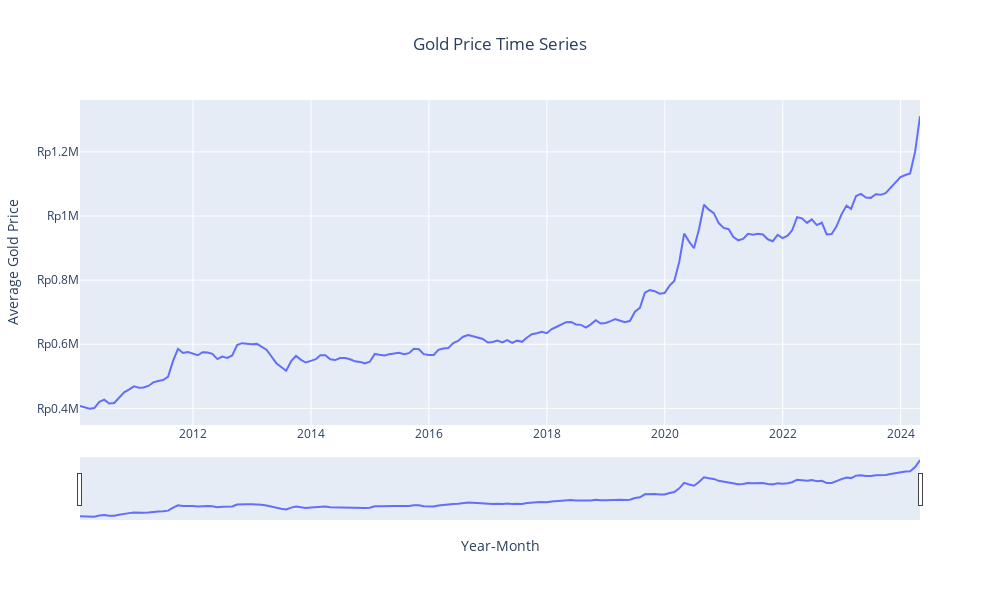

The code cell stored with this chart in its notebook:
### Markdown cell above
## Visualize Data Trendline

### Code cell
fig = px.line(monthly, x='Year-Month', y='Average Gold Price', title='Gold Price Time Series')
fig.update_xaxes(rangeslider_visible=True)

# Format y-axis ticks as currency
locale.setlocale(locale.LC_NUMERIC, 'id_ID')
fig.update_yaxes(tickprefix='Rp')

# Set the height and width of the chart
fig.update_layout(height=600, width=1000)

# Center-align the title
fig.update_layout(title_x=0.5)

fig.show()

### Figure 1 — Plotly figure (JSON) as saved in the notebook; plotly's stock layout.template omitted (floating-point values rounded to 4 significant figures; data arrays with more than 128 entries replaced by an {"elided": "..."} marker saying what was removed)
{"data": [{"hovertemplate": "Year-Month=%{x}<br>Average Gold Price=%{y}<extra></extra>", "legendgroup": "", "line": {"color": "#636efa", "dash": "solid"}, "marker": {"symbol": "circle"}, "mode": "lines", "name": "", "orientation": "v", "showlegend": false, "type": "scatter", "x": {"elided": "172 str values"}, "xaxis": "x", "y": {"elided": "172 float values"}, "yaxis": "y"}], "layout": {"height": 600, "legend": {"tracegroupgap": 0}, "title": {"text": "Gold Price Time Series", "x": 0.5}, "width": 1000, "xaxis": {"anchor": "y", "domain": [0, 1], "rangeslider": {"visible": true}, "title": {"text": "Year-Month"}}, "yaxis": {"anchor": "x", "domain": [0, 1], "tickprefix": "Rp", "title": {"text": "Average Gold Price"}}}}
